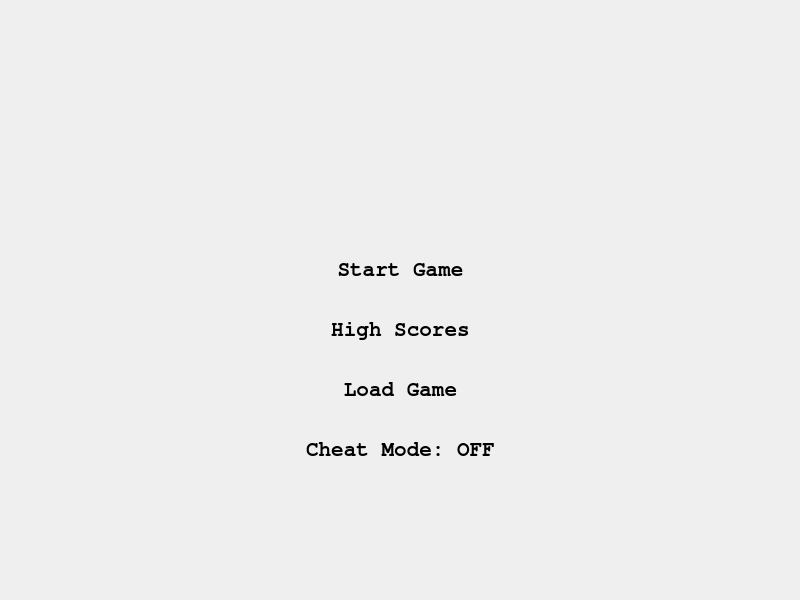
<?xml version="1.0" encoding="UTF-8"?>
<ui version="4.0">
 <class>MainWindow</class>
 <widget class="QWidget" name="MainWindow">
  <property name="windowModality">
   <enum>Qt::NonModal</enum>
  </property>
  <property name="geometry">
   <rect>
    <x>0</x>
    <y>0</y>
    <width>800</width>
    <height>600</height>
   </rect>
  </property>
  <property name="maximumSize">
   <size>
    <width>800</width>
    <height>600</height>
   </size>
  </property>
  <property name="mouseTracking">
   <bool>true</bool>
  </property>
  <property name="contextMenuPolicy">
   <enum>Qt::NoContextMenu</enum>
  </property>
  <property name="windowTitle">
   <string>Asteroids &amp; Aliens</string>
  </property>
  <property name="autoFillBackground">
   <bool>false</bool>
  </property>
  <widget class="QLabel" name="label">
   <property name="enabled">
    <bool>true</bool>
   </property>
   <property name="geometry">
    <rect>
     <x>0</x>
     <y>0</y>
     <width>800</width>
     <height>600</height>
    </rect>
   </property>
   <property name="cursor">
    <cursorShape>PointingHandCursor</cursorShape>
   </property>
   <property name="mouseTracking">
    <bool>true</bool>
   </property>
   <property name="autoFillBackground">
    <bool>true</bool>
   </property>
   <property name="text">
    <string/>
   </property>
   <property name="pixmap">
    <pixmap resource="Images.qrc">:/images/Main_Menu.jpg</pixmap>
   </property>
   <property name="scaledContents">
    <bool>true</bool>
   </property>
  </widget>
  <widget class="QWidget" name="">
   <property name="geometry">
    <rect>
     <x>240</x>
     <y>220</y>
     <width>321</width>
     <height>281</height>
    </rect>
   </property>
   <layout class="QVBoxLayout" name="verticalLayout">
    <item>
     <widget class="QPushButton" name="btnStart">
      <property name="font">
       <font>
        <family>FreeMono</family>
        <pointsize>16</pointsize>
        <weight>75</weight>
        <bold>true</bold>
       </font>
      </property>
      <property name="cursor">
       <cursorShape>PointingHandCursor</cursorShape>
      </property>
      <property name="text">
       <string>Start Game</string>
      </property>
      <property name="flat">
       <bool>true</bool>
      </property>
     </widget>
    </item>
    <item>
     <widget class="QPushButton" name="btnHighScores">
      <property name="font">
       <font>
        <family>FreeMono</family>
        <pointsize>16</pointsize>
        <weight>75</weight>
        <bold>true</bold>
       </font>
      </property>
      <property name="text">
       <string>High Scores</string>
      </property>
      <property name="flat">
       <bool>true</bool>
      </property>
     </widget>
    </item>
    <item>
     <widget class="QPushButton" name="btnLoad">
      <property name="font">
       <font>
        <family>FreeMono</family>
        <pointsize>16</pointsize>
        <weight>75</weight>
        <bold>true</bold>
       </font>
      </property>
      <property name="text">
       <string>Load Game</string>
      </property>
      <property name="flat">
       <bool>true</bool>
      </property>
     </widget>
    </item>
    <item>
     <widget class="QPushButton" name="btnCheat">
      <property name="font">
       <font>
        <family>FreeMono</family>
        <pointsize>16</pointsize>
        <weight>75</weight>
        <bold>true</bold>
       </font>
      </property>
      <property name="text">
       <string>Cheat Mode: OFF</string>
      </property>
      <property name="flat">
       <bool>true</bool>
      </property>
     </widget>
    </item>
   </layout>
  </widget>
 </widget>
 <layoutdefault spacing="6" margin="11"/>
 <resources>
  <include location="Images.qrc"/>
 </resources>
 <connections/>
</ui>
